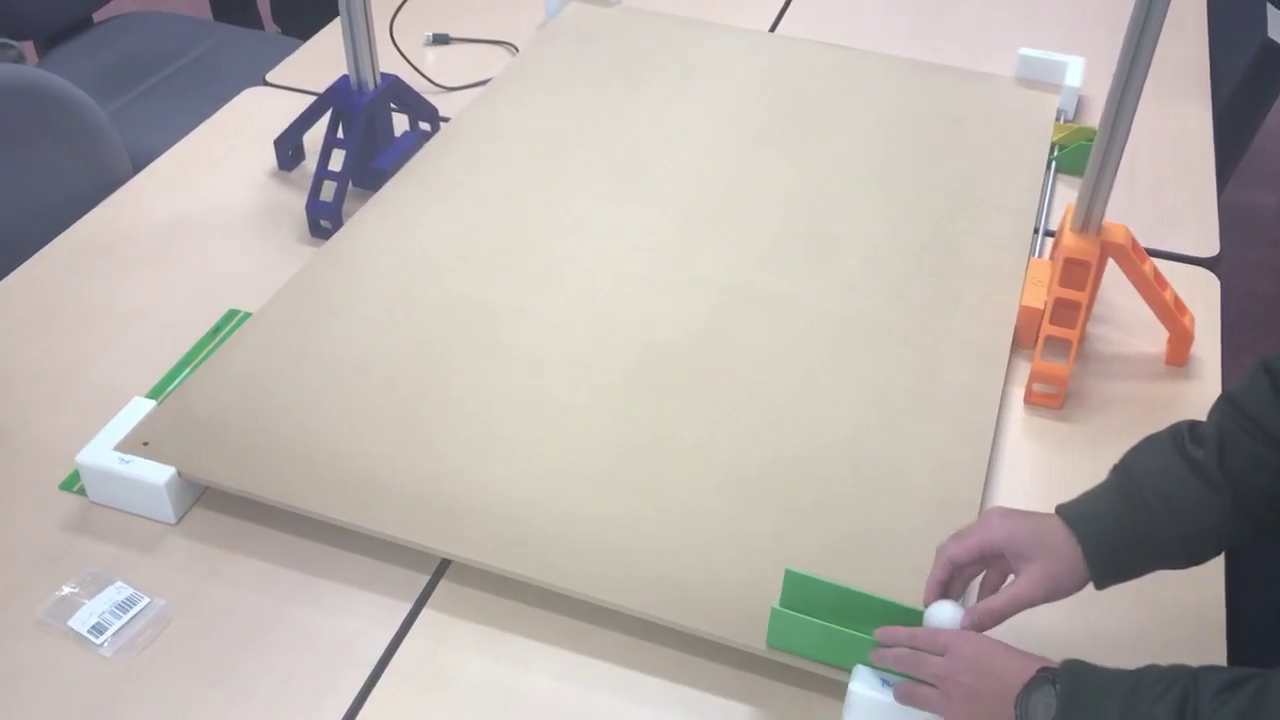
//> input picture frame 32 of Video/video1.mp4, 1280 x 720 px
$ ./test_opencv   (built with g++ and OpenCV 4)
//> lines starting //> are read from the running program, lines starting //| are printed output that depends on the picture; after the words box and inside, x2 and y2 are one past the last pixel; in counts of white or black regions, pixels touching at a corner belong together
#include <opencv2/opencv.hpp>
#include <opencv2/tracking.hpp>
#include <iostream>
#include <tuple>

int main(void)
{
    std::cout << "OpenCV Version : " << CV_VERSION << std::endl;

    cv::VideoCapture videoCapture("../Video/video1.mp4");

    if (!videoCapture.isOpened())
    {
        std::cerr << "Khong the mo video !" << std::endl;
        return -1;
    }

    cv::Mat frame;
    videoCapture >> frame;
//> frame is the input picture: 720 rows x 1280 cols, CV_8UC3; mean B, G, R 172.1, 176.5, 183.9

    cv::Rect bbox = cv::selectROI("Tracking", frame, false, false);
//> the box from (320, 180) to (960, 540) is selected with the mouse
//> bbox = Rect(320, 180, 640, 360)

    cv::Ptr<cv::TrackerMIL> tracker = cv::TrackerMIL::create();

    tracker->init(frame, bbox);

    double fps = videoCapture.get(cv::CAP_PROP_FPS);
    double startTime = cv::getTickCount();
    int frameCount = 0;

    while (true)
    {
        videoCapture >> frame;
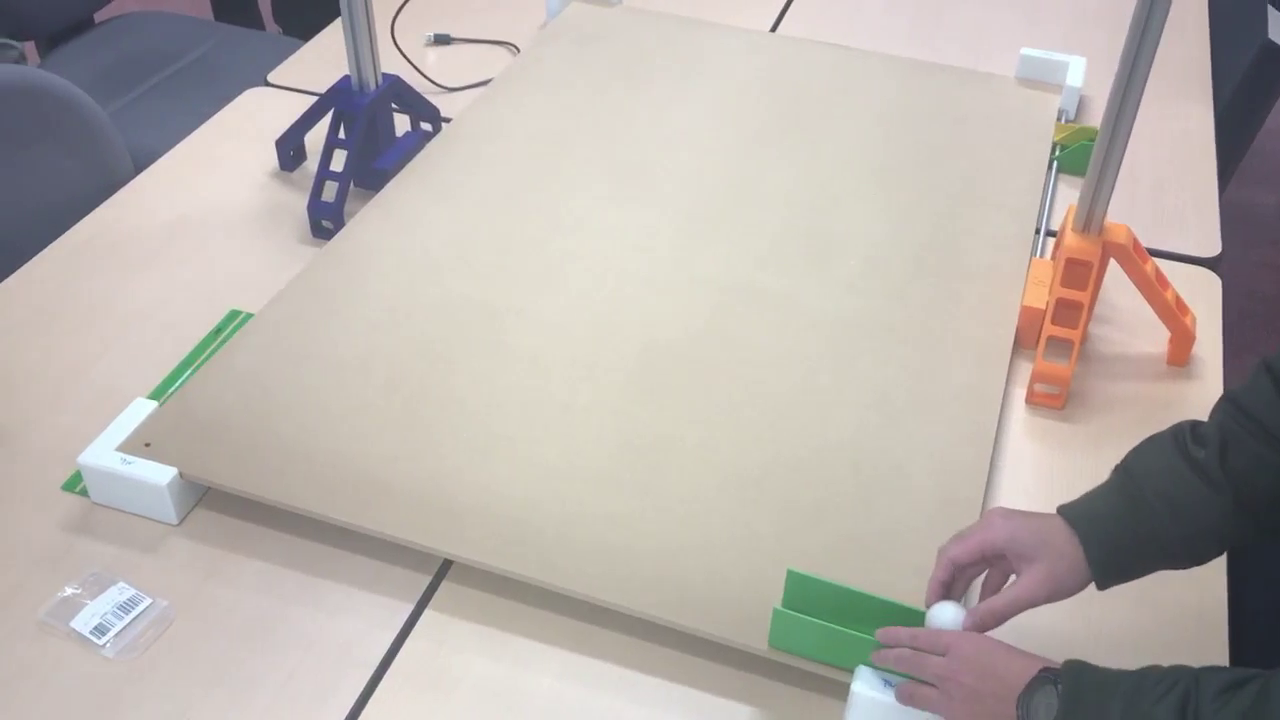
//> input picture frame 33 of Video/video1.mp4, 1280 x 720 px
//> frame is the input picture: 720 rows x 1280 cols, CV_8UC3; mean B, G, R 171.8, 176.6, 183.7

        /* Fail using cv::Rect2d, so using cv::Rect */
        bool ok = tracker->update(frame, bbox);
//> bbox = Rect(322, 178, 640, 360); ok = true

        if (ok)
        {
            std::tuple<int, int> tuple1(bbox.x, bbox.y);
            std::tuple<int, int> tuple2(bbox.x + bbox.width, bbox.y + bbox.height);
            cv::Point p1(std::get<0>(tuple1), std::get<1>(tuple1));
//> p1 = Point(322, 178)
            cv::Point p2(std::get<0>(tuple2), std::get<1>(tuple2));
//> p2 = Point(962, 538)
            cv::rectangle(frame, p1, p2, cv::Scalar(255, 0, 0), 2, 1);
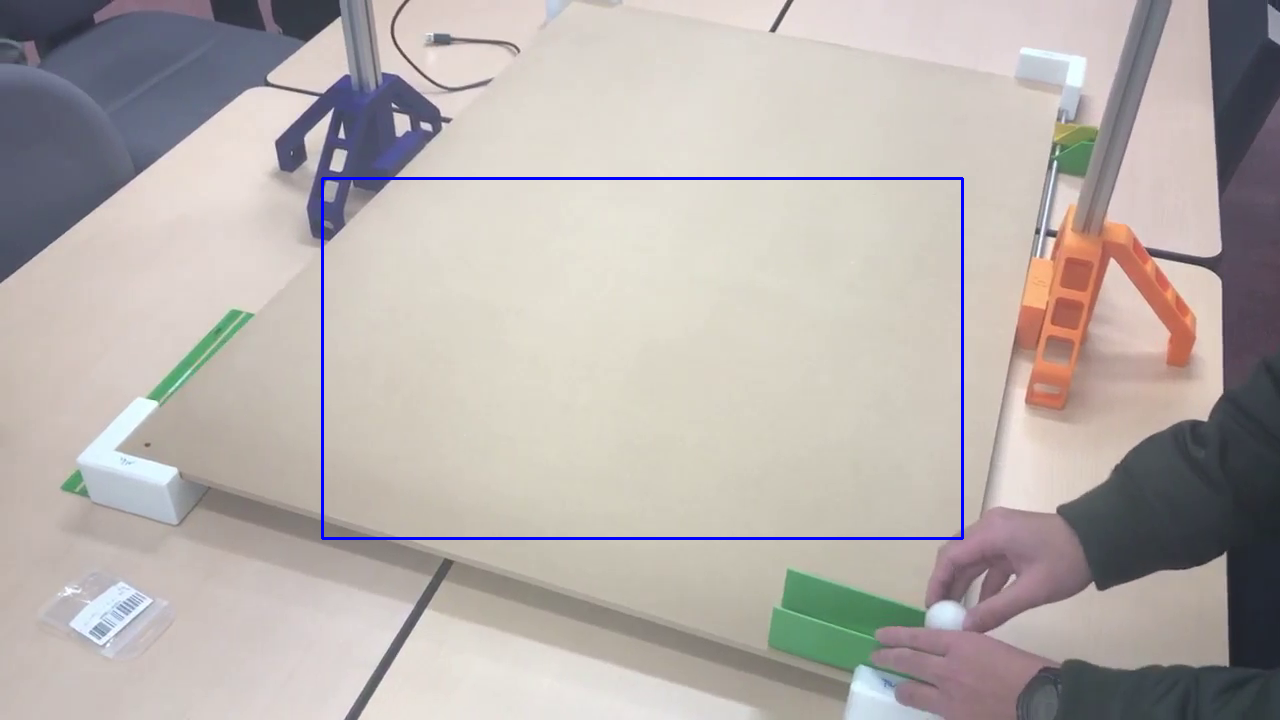
//> frame: 720 rows x 1280 cols, CV_8UC3; 0.65% of pixels changed, all inside (x1, y1, x2, y2) = (321, 177, 964, 540)
        }
        else
        {
            cv::putText(frame, "Tracking failure detected", cv::Point(50, 50), cv::FONT_HERSHEY_SCRIPT_SIMPLEX, 0.75, cv::Scalar(0, 0, 255), 2);
        }

        frameCount += 1;
        double elapsedTime = (cv::getTickCount() - startTime) / cv::getTickFrequency();

        if (elapsedTime > 0)
        {
            fps = frameCount / elapsedTime;
        }

        cv::putText(frame, "FPS: " + std::to_string(fps), cv::Point(50, 50), cv::FONT_HERSHEY_SCRIPT_SIMPLEX, 0.75, cv::Scalar(0, 0, 255), 2);

        cv::imshow("Tracking", frame);
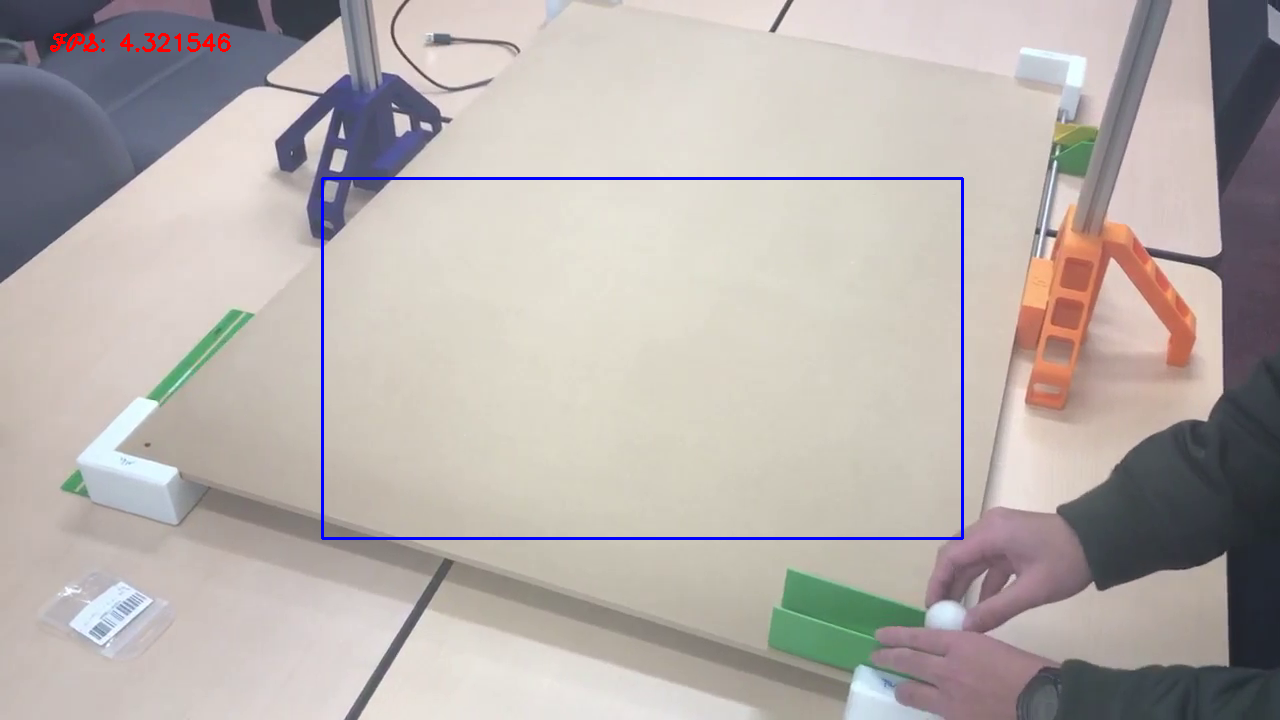
//> window 'Tracking': 720 rows x 1280 cols, CV_8UC3; mean B, G, R 172.1, 175.2, 182.6

        if (cv::waitKey(1) == 27)
//> the Esc key is pressed
        {
            break;
        }
    }

    return 0;
}

$ run again, starting later in the video
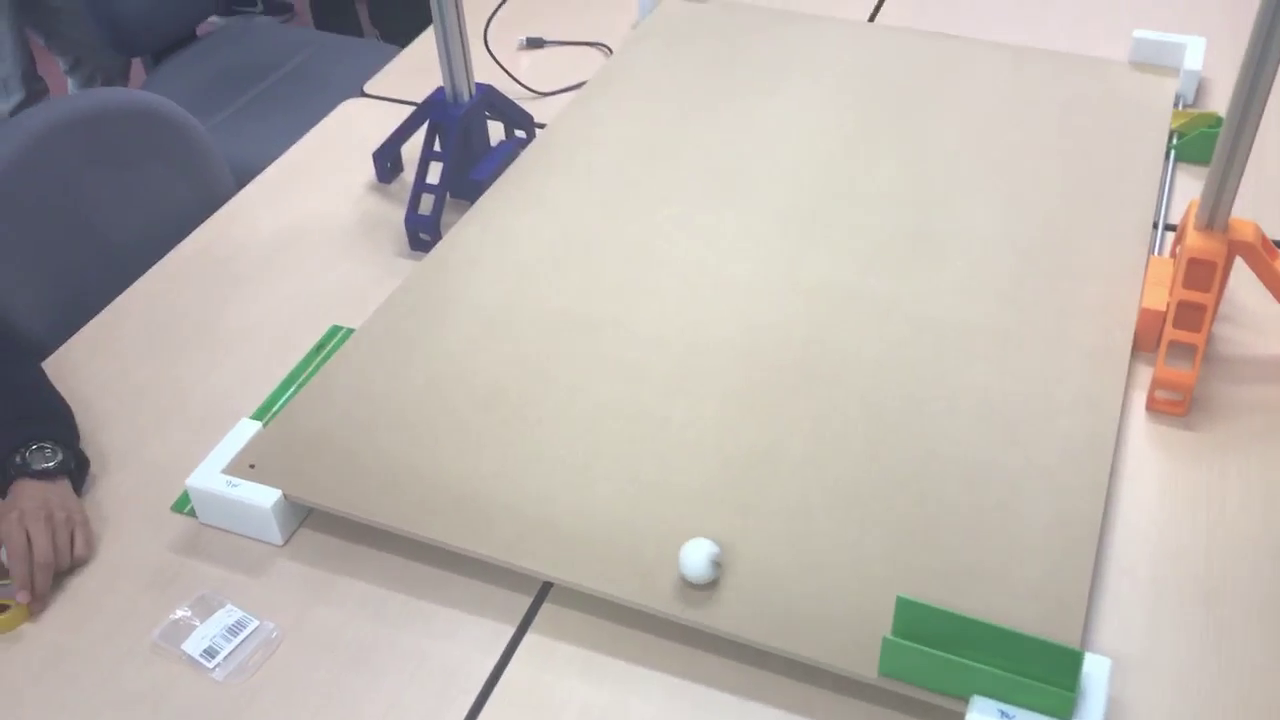
//> input picture frame 146 of Video/video1.mp4, 1280 x 720 px
//> frame is the input picture: 720 rows x 1280 cols, CV_8UC3; mean B, G, R 174.3, 180, 186.4
//> `cv::Rect bbox = cv::selectROI("Tracking", frame, false, false);`: bbox = Rect(320, 180, 640, 360)
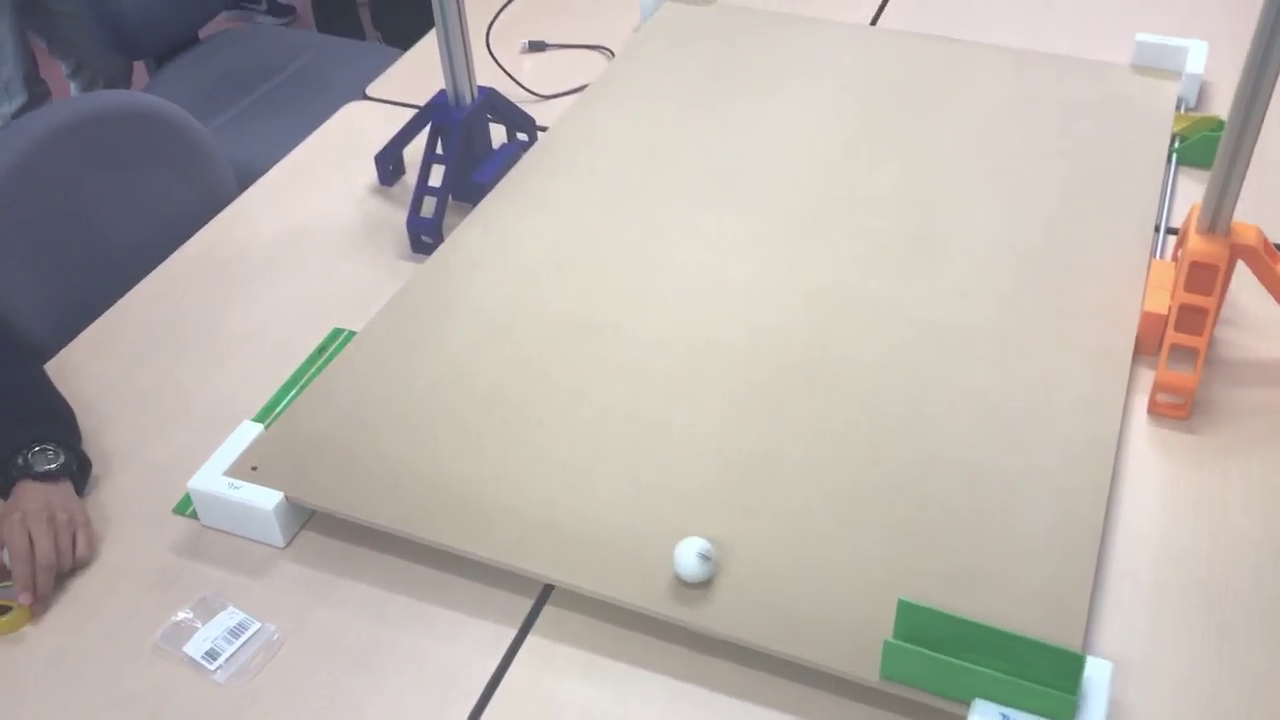
//> input picture frame 147 of Video/video1.mp4, 1280 x 720 px
//> frame is the input picture: 720 rows x 1280 cols, CV_8UC3; mean B, G, R 174.6, 179.9, 186.5
//> `bool ok = tracker->update(frame, bbox);`: bbox = Rect(322, 180, 640, 360); ok = true
//> p1 = Point(322, 180)
//> p2 = Point(962, 540)
//> frame: 720 rows x 1280 cols, CV_8UC3; 0.65% of pixels changed, all inside (x1, y1, x2, y2) = (321, 179, 964, 542)
//> `cv::imshow("Tracking", frame);`:
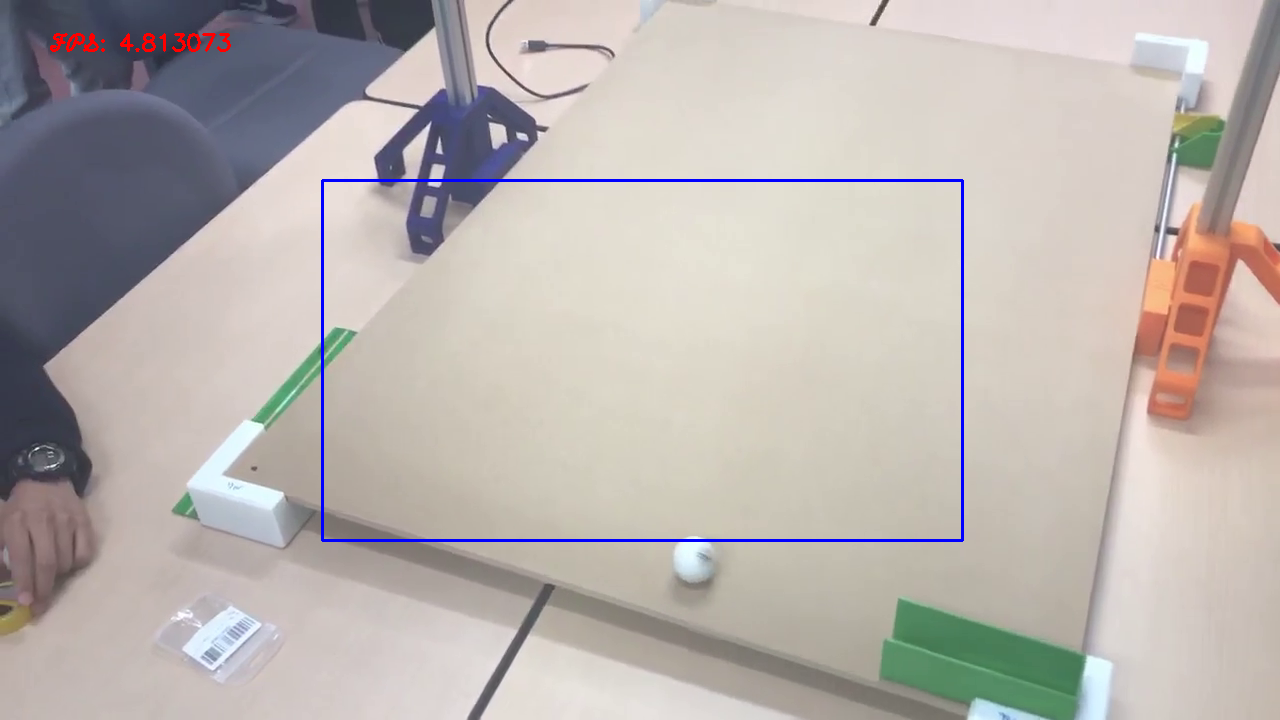
//> window 'Tracking': 720 rows x 1280 cols, CV_8UC3; mean B, G, R 174.9, 178.6, 185.5

$ run again, starting later in the video
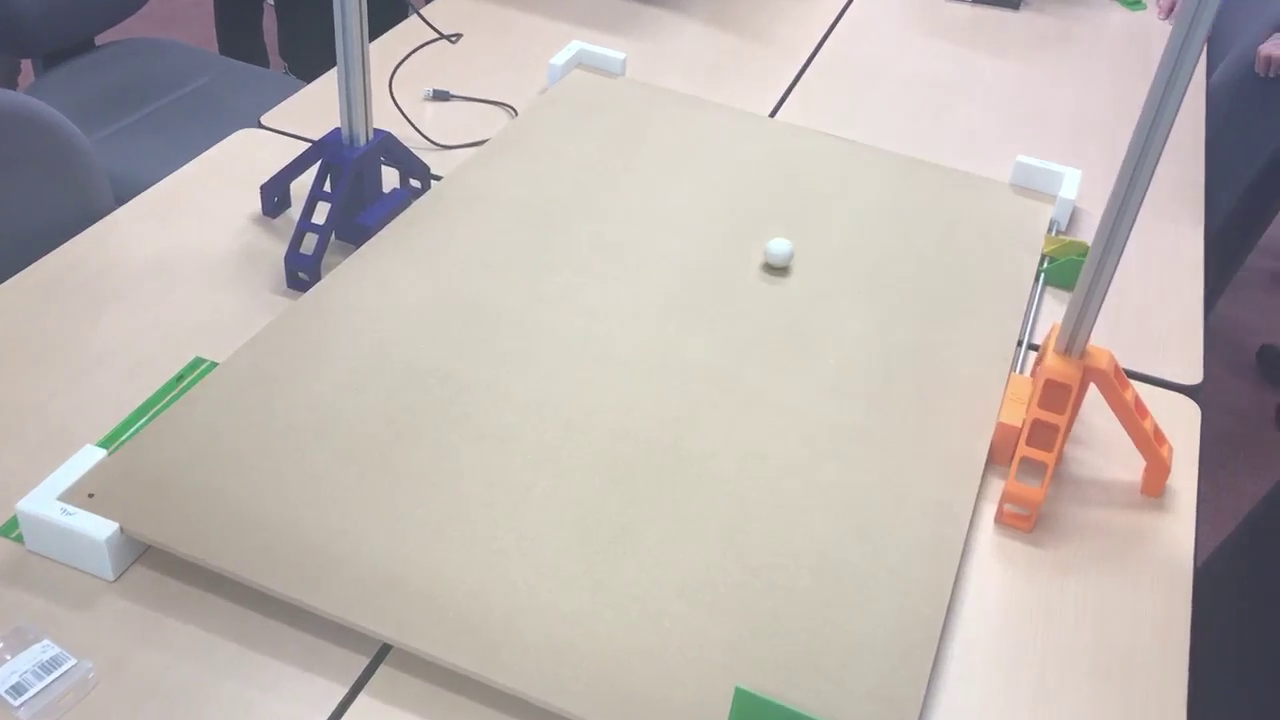
//> input picture frame 260 of Video/video1.mp4, 1280 x 720 px
//> frame is the input picture: 720 rows x 1280 cols, CV_8UC3; mean B, G, R 177.9, 182.1, 189.9
//> `cv::Rect bbox = cv::selectROI("Tracking", frame, false, false);`: bbox = Rect(320, 180, 640, 360)
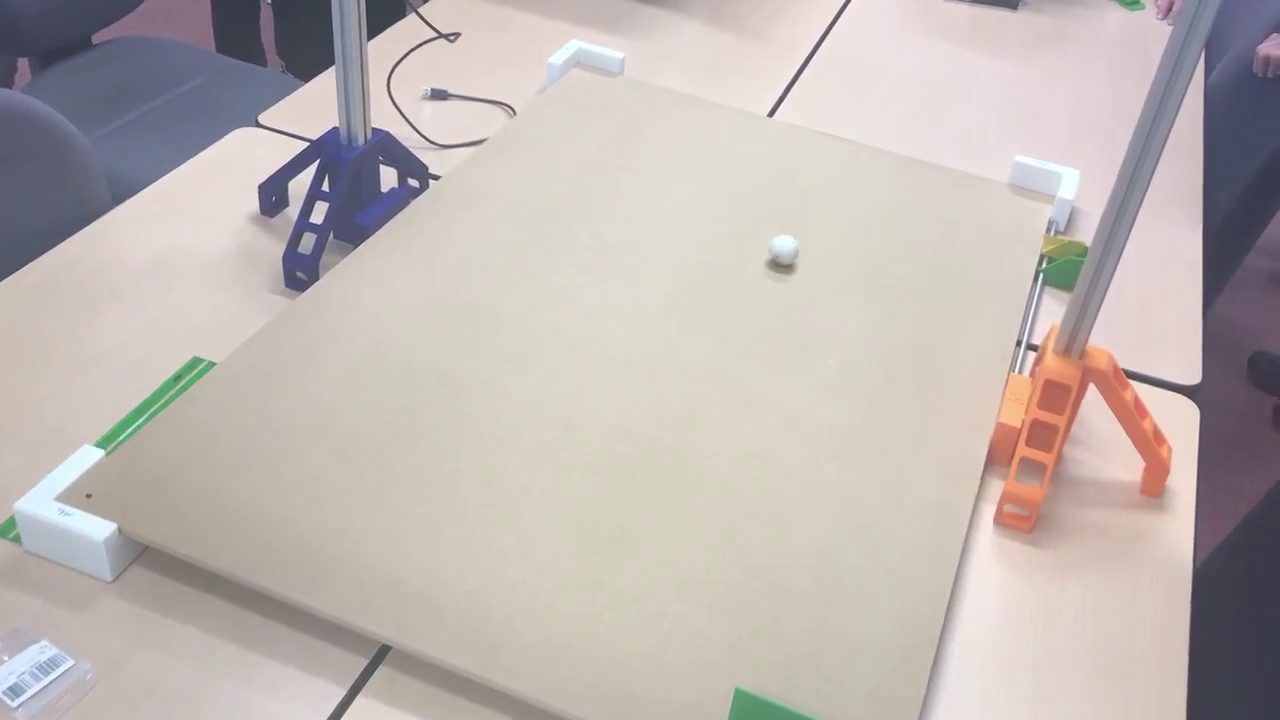
//> input picture frame 261 of Video/video1.mp4, 1280 x 720 px
//> frame is the input picture: 720 rows x 1280 cols, CV_8UC3; mean B, G, R 178.2, 182.2, 190.2
//> `bool ok = tracker->update(frame, bbox);`: bbox = Rect(319, 180, 640, 360); ok = true
//> p1 = Point(319, 180)
//> p2 = Point(959, 540)
//> frame: 720 rows x 1280 cols, CV_8UC3; 0.65% of pixels changed, all inside (x1, y1, x2, y2) = (318, 179, 961, 542)
//> `cv::imshow("Tracking", frame);`:
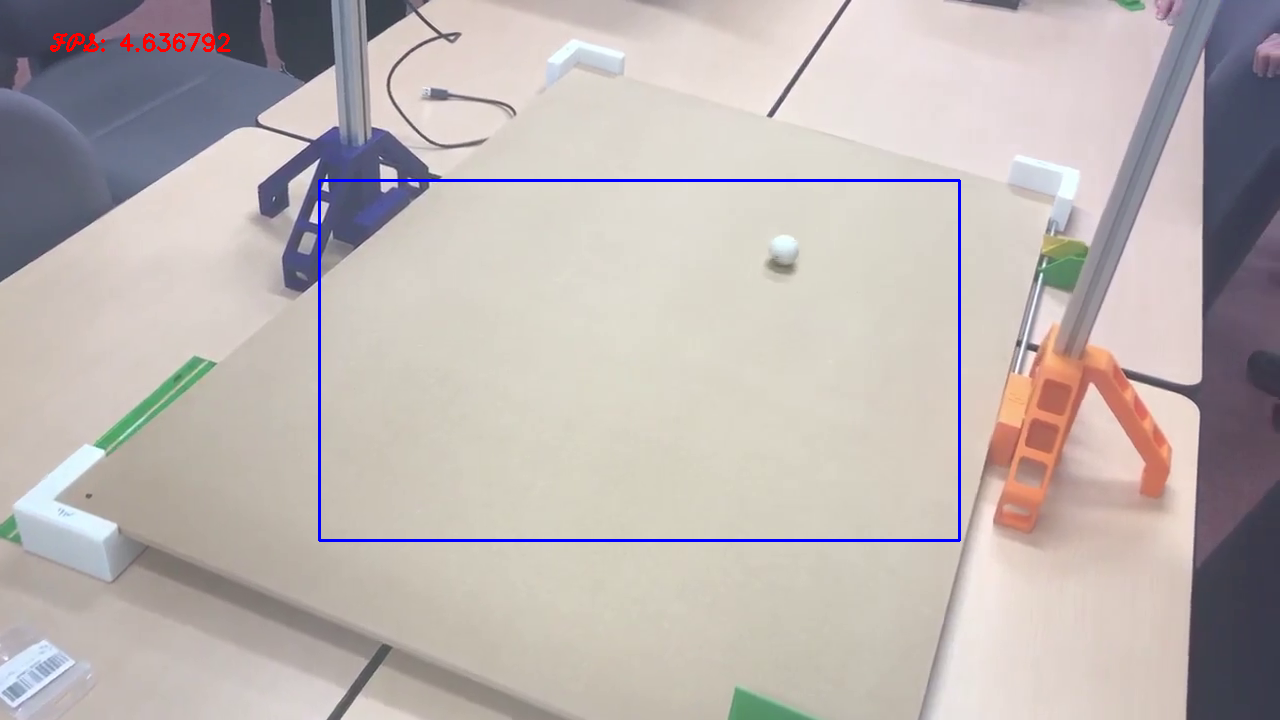
//> window 'Tracking': 720 rows x 1280 cols, CV_8UC3; mean B, G, R 178.5, 180.8, 189.1
